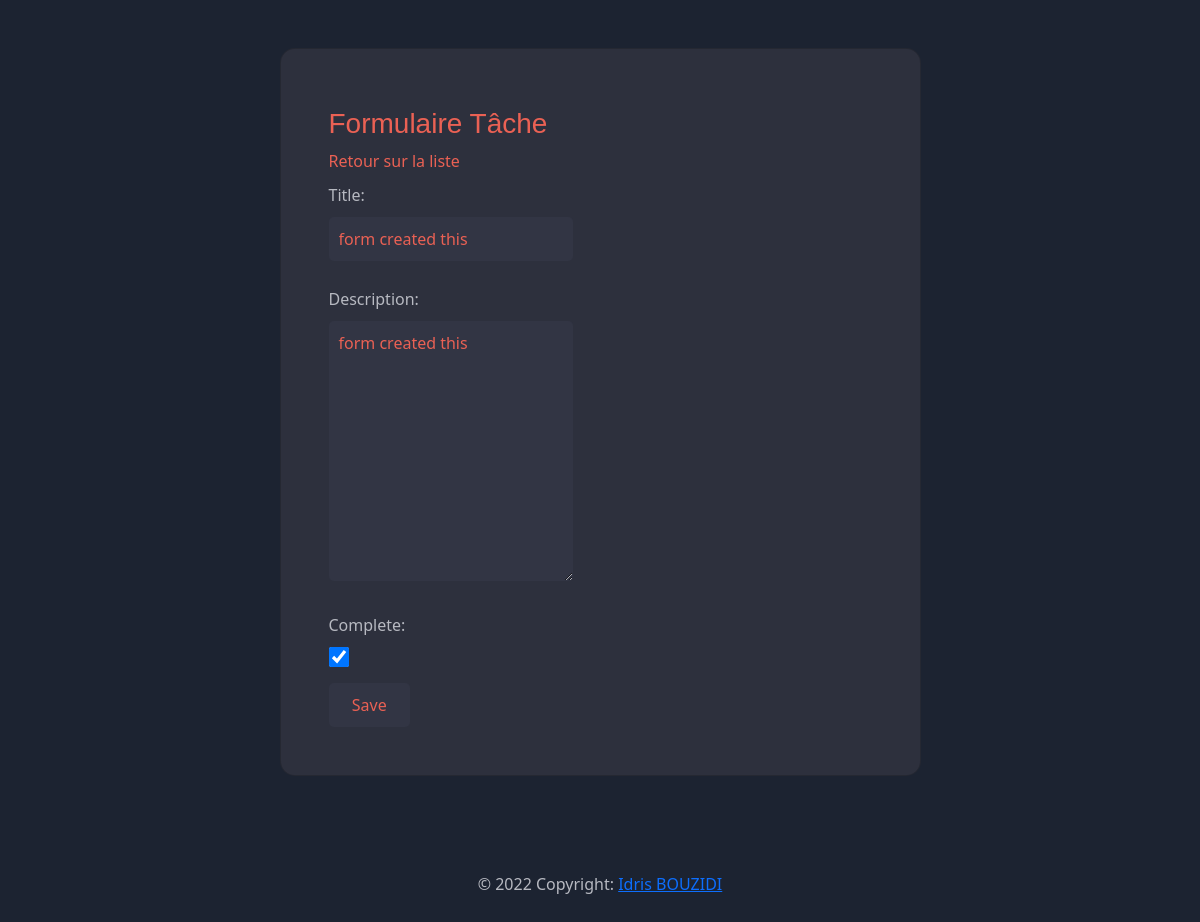
Page /task/update/4/ (signed in) on the earlier database version.
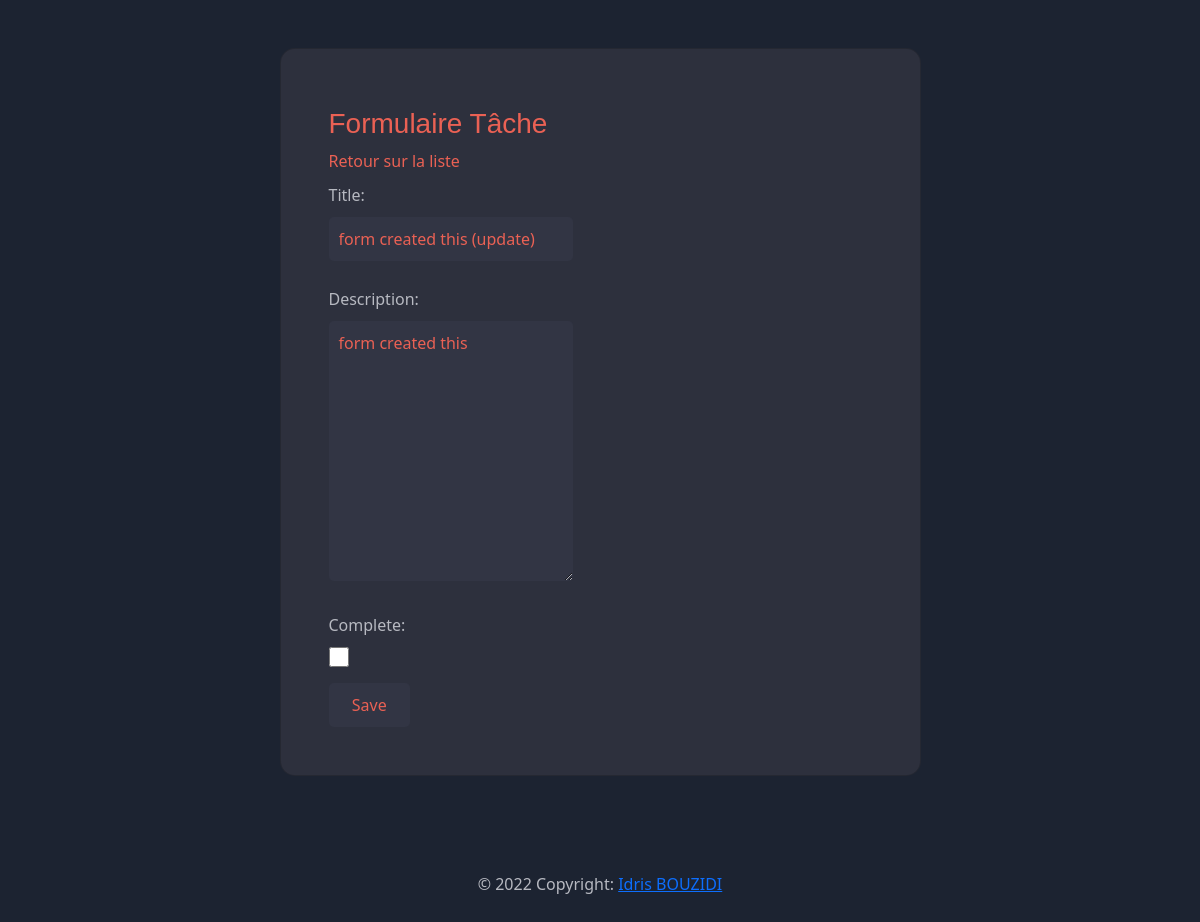
Same page on the later database version.
### app/models.py (models this page shows, shortened)
class Task(models.Model):
    user = models.ForeignKey(User,
                             on_delete=models.CASCADE, null=True, blank=True)
    title = models.CharField(max_length=200)
    description = models.TextField(null=True, blank=True)
    complete = models.BooleanField(default=False)
    create = models.DateTimeField(auto_now_add=True)
    class Meta:
        ordering = ['complete']

### app/views.py (the view)
# urls.py: path('task/update/<int:pk>/', TaskUpdate.as_view(), name='task_update'),
class TaskUpdate(LoginRequiredMixin, UpdateView):
    model = Task
    fields = ['title', 'description', 'complete']
    success_url = reverse_lazy('tasks')

### app/templates/app/task_form.html (shortened to what this page needs)
{% extends 'app/base.html' %}
{% block content %}
    <h3>Formulaire Tâche</h3>
    <a href="{% url 'tasks' %}">Retour sur la liste</a>
    <div class="form-all">
        <form method="post">
            {{ form.as_p }}
            <input type="submit" value="Save">
        </form>
    </div>
{% endblock content%}

Differences in the rows shown:
changed Task "form created this": title "form created this" → "form created this (update)"; complete "☑" → "☐"
